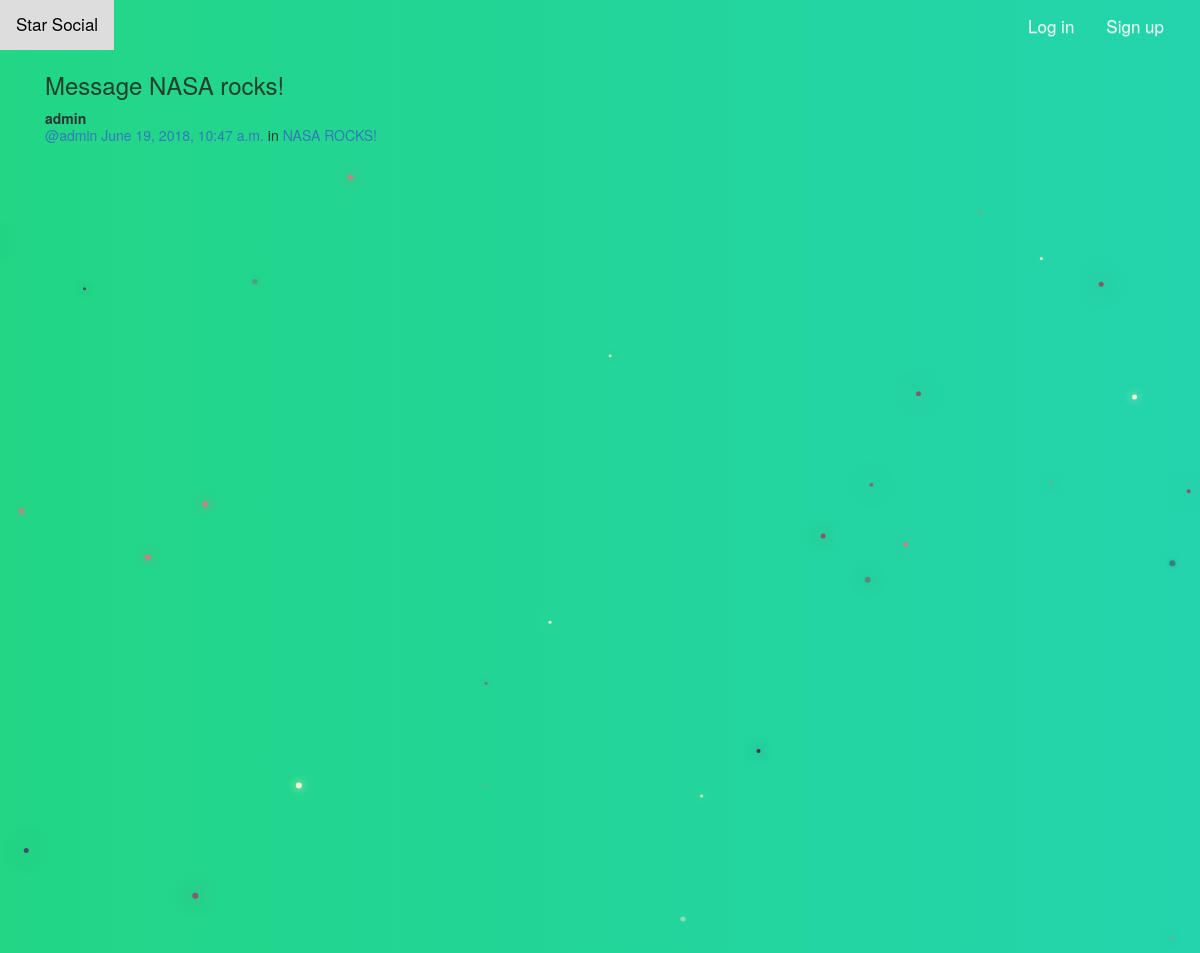
The app's page /posts/by/admin/9/ with its own data.
### posts/models.py (models this page shows, shortened)
class Post(models.Model):
    user = models.ForeignKey(User, related_name="posts")
    created_at = models.DateTimeField(auto_now=True)
    message = models.TextField()
    message_html = models.TextField(editable=False)
    group = models.ForeignKey(Group, related_name="posts",null=True, blank=True)
    class Meta:
        ordering = ["-created_at"]
        unique_together = ["user", "message"]

### groups/models.py (models this page shows, shortened)
class Group(models.Model):
    name = models.CharField(max_length=255, unique=True)
    slug = models.SlugField(allow_unicode=True, unique=True)
    description = models.TextField(blank=True, default='')
    description_html = models.TextField(editable=False, default='', blank=True)
    members = models.ManyToManyField(User,through="GroupMember")
    class Meta:
        ordering = ["name"]

### posts/views.py (the view)
# urls.py: url(r"by/(?P<username>[-\w]+)/(?P<pk>\d+)/$",views.PostDetail.as_view(),name="single"),
class PostDetail(SelectRelatedMixin, generic.DetailView):
    model = models.Post
    select_related = ("user", "group")
    def get_queryset(self):
        queryset = super(PostDetail, self).get_queryset()
        return queryset.filter(
            user__username__iexact=self.kwargs.get("username")
        )

### posts/templates/posts/post_detail.html
{% extends "posts/post_base.html" %}
{% block post_content %}
<div class="col-md-8">
    {% include "posts/_post.html" %}
</div>
{% endblock %}

### posts/templates/posts/_post.html (shortened to what this page needs)
<div class="post media">
	<h3>{{ post.message_html|safe }}</h3>
	<div class="media-body">
		<strong>{{ post.user.username }}</strong>
		<h5 class="media-heading">
			<span class="username"><a href="{% url 'posts:for_user' username=post.user.username %}">@{{ post.user.username }}</a></span>
			<time class="time"><a href="{% url 'posts:single' username=post.user.username pk=post.pk %}">{{ post.created_at }}</a></time>
			{% if post.group %}
			<span class="group-name">in <a href="#">{{ post.group.name }}</a></span>
			{% endif %}
		</h5>
	</div>
</div>

### static/simplesocial/css/master.css (style rules this page uses)
p { color: #263E2C }
body { margin: 0; overflow: hidden; background-color: #F8F8F8; color:white; font-family: Arial, Helvetica, sans-serif; }
body { width: 100%; background: -webkit-linear-gradient(left, #22d686, #24d3d3, #22d686, #24d3d3); background: linear-gradient(to right, #22d686, #24d3d3, #22d686, #24d3d3); background-size: 600% 100%; -webkit-animation: HeroBG 20s ease infinite; animation: HeroBG 20s ease infinite; }

### records on screen
Post: message_html "Message NASA rocks!", user.username "admin", created_at "June 19, 2018, 10:47 a.m.", group.name "NASA ROCKS!"
